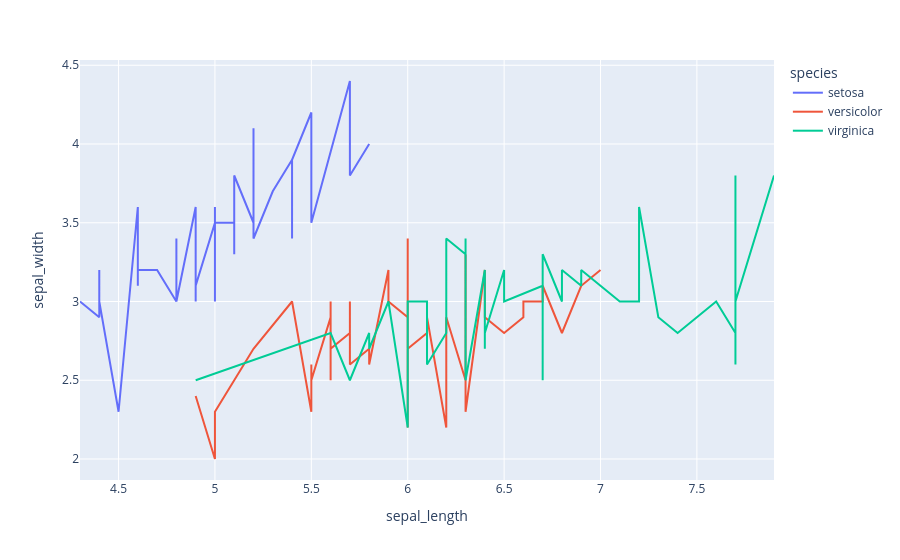

Write notebook code for a chart like this one.
### Markdown cell above
# 2. Line Plot

### Code cell
# sort the data
df_line = df.sort_values(by=['sepal_length'])

fig2 = px.line(df_line,x="sepal_length",y="sepal_width",color="species")
fig2.show()
# save the plot 
fig2.write_image("./outputs/fig2.png",scale=3)

### Figure 1 — Plotly figure (JSON) as saved in the notebook; plotly's stock layout.template omitted (floating-point values rounded to 4 significant figures)
{"data": [{"hovertemplate": "species=setosa<br>sepal_length=%{x}<br>sepal_width=%{y}<extra></extra>", "legendgroup": "setosa", "line": {"color": "#636efa", "dash": "solid"}, "marker": {"symbol": "circle"}, "mode": "lines", "name": "setosa", "orientation": "v", "showlegend": true, "type": "scatter", "x": [4.3, 4.4, 4.4, 4.4, 4.5, 4.6, 4.6, 4.6, 4.6, 4.7, 4.7, 4.8, 4.8, 4.8, 4.8, 4.8, 4.9, 4.9, 4.9, 4.9, 5.0, 5.0, 5.0, 5.0, 5.0, 5.0, 5.0, 5.0, 5.1, 5.1, 5.1, 5.1, 5.1, 5.1, 5.1, 5.1, 5.2, 5.2, 5.2, 5.3, 5.4, 5.4, 5.4, 5.4, 5.4, 5.5, 5.5, 5.7, 5.7, 5.8], "xaxis": "x", "y": [3.0, 2.9, 3.2, 3.0, 2.3, 3.6, 3.1, 3.4, 3.2, 3.2, 3.2, 3.0, 3.1, 3.4, 3.4, 3.0, 3.6, 3.1, 3.0, 3.1, 3.5, 3.3, 3.4, 3.4, 3.6, 3.2, 3.0, 3.5, 3.5, 3.8, 3.3, 3.5, 3.8, 3.4, 3.7, 3.8, 3.5, 4.1, 3.4, 3.7, 3.9, 3.4, 3.7, 3.4, 3.9, 4.2, 3.5, 4.4, 3.8, 4.0], "yaxis": "y"}, {"hovertemplate": "species=versicolor<br>sepal_length=%{x}<br>sepal_width=%{y}<extra></extra>", "legendgroup": "versicolor", "line": {"color": "#EF553B", "dash": "solid"}, "marker": {"symbol": "circle"}, "mode": "lines", "name": "versicolor", "orientation": "v", "showlegend": true, "type": "scatter", "x": [4.9, 5.0, 5.0, 5.1, 5.2, 5.4, 5.5, 5.5, 5.5, 5.5, 5.5, 5.6, 5.6, 5.6, 5.6, 5.6, 5.7, 5.7, 5.7, 5.7, 5.7, 5.8, 5.8, 5.8, 5.9, 5.9, 6.0, 6.0, 6.0, 6.0, 6.1, 6.1, 6.1, 6.1, 6.2, 6.2, 6.3, 6.3, 6.3, 6.4, 6.4, 6.5, 6.6, 6.6, 6.7, 6.7, 6.7, 6.8, 6.9, 7.0], "xaxis": "x", "y": [2.4, 2.0, 2.3, 2.5, 2.7, 3.0, 2.3, 2.6, 2.4, 2.4, 2.5, 2.9, 3.0, 2.5, 3.0, 2.7, 2.8, 2.9, 2.8, 3.0, 2.6, 2.7, 2.7, 2.6, 3.2, 3.0, 2.9, 2.2, 3.4, 2.7, 2.8, 2.8, 3.0, 2.9, 2.2, 2.9, 2.5, 3.3, 2.3, 3.2, 2.9, 2.8, 2.9, 3.0, 3.0, 3.1, 3.1, 2.8, 3.1, 3.2], "yaxis": "y"}, {"hovertemplate": "species=virginica<br>sepal_length=%{x}<br>sepal_width=%{y}<extra></extra>", "legendgroup": "virginica", "line": {"color": "#00cc96", "dash": "solid"}, "marker": {"symbol": "circle"}, "mode": "lines", "name": "virginica", "orientation": "v", "showlegend": true, "type": "scatter", "x": [4.9, 5.6, 5.7, 5.8, 5.8, 5.8, 5.9, 6.0, 6.0, 6.1, 6.1, 6.2, 6.2, 6.3, 6.3, 6.3, 6.3, 6.3, 6.3, 6.4, 6.4, 6.4, 6.4, 6.4, 6.5, 6.5, 6.5, 6.5, 6.7, 6.7, 6.7, 6.7, 6.7, 6.8, 6.8, 6.9, 6.9, 6.9, 7.1, 7.2, 7.2, 7.2, 7.3, 7.4, 7.6, 7.7, 7.7, 7.7, 7.7, 7.9], "xaxis": "x", "y": [2.5, 2.8, 2.5, 2.8, 2.7, 2.7, 3.0, 2.2, 3.0, 3.0, 2.6, 2.8, 3.4, 3.3, 2.7, 2.9, 2.8, 3.4, 2.5, 3.2, 2.7, 3.1, 2.8, 2.8, 3.2, 3.0, 3.0, 3.0, 3.1, 3.3, 2.5, 3.0, 3.3, 3.0, 3.2, 3.1, 3.1, 3.2, 3.0, 3.0, 3.2, 3.6, 2.9, 2.8, 3.0, 2.8, 3.8, 2.6, 3.0, 3.8], "yaxis": "y"}], "layout": {"legend": {"title": {"text": "species"}, "tracegroupgap": 0}, "margin": {"t": 60}, "xaxis": {"anchor": "y", "domain": [0, 1], "title": {"text": "sepal_length"}}, "yaxis": {"anchor": "x", "domain": [0, 1], "title": {"text": "sepal_width"}}}}
